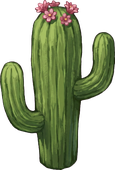
#> input picture assets/kit/v2/work/props/cactus_flower.png, 115 x 170 px, found by its file name; its folder holds only this picture in this run
$ python cut_props.py
#> lines starting #> are read from the running program, lines starting #| are printed output that depends on the picture
#> in process, img is the input picture: PIL image 115x170 RGBA; mean R, G, B, A 52.8, 61.6, 32.5, 136.3
#!/usr/bin/env python3
"""Prop pipeline: chroma-key the magenta background off generated prop paintings,
despill the edges, trim, scale to the atlas target size, measure the ground anchor."""
import os, sys, json
import numpy as np
from PIL import Image

SRC='props'; OUT='out/props'; os.makedirs(OUT, exist_ok=True)

# target max atlas pixel size per prop (w,h). Scaled to fit, aspect kept.
TARGET={
 'tree_ancient_large':(300,340),'tree_ancient_variant':(300,340),'tree_tall_cluster':(250,300),
 'tree_sapling':(150,150),'tree_bush_bright':(150,120),'rock_cliff_crag':(220,180),
 'river_stone_post':(80,110),'rock_boulder_mossy':(160,120),
 'palm_giant':(240,330),'palm_tall':(190,300),'palm_double':(260,300),
 'cactus_flower':(130,170),'cactus_small':(100,120),
 'ruin_pillar':(120,260),'ruin_column_fallen':(220,110),'ruin_stump':(130,130),
 'ruin_curb':(160,80),'desert_bone':(190,120),
 'bamboo_grove':(230,330),'tree_dead':(240,310),'tombstone':(110,140),
 'house_ruin':(280,240),'tree_cherry':(290,330),'lantern_stone':(100,160),
 'bridge_red_arch':(320,180),'shrine_stone':(170,230),'stalagmite':(170,260),
 'crystal_cluster':(170,190),'standing_stone':(150,230),'tree_dark_gnarled':(280,330),
 'house_prontera':(280,260),'tower_geffen':(200,340),'pier_post':(80,130),
 'torii_gate':(260,280),
}

def key_magenta(img):
    a=np.asarray(img.convert('RGB'),dtype=np.float32)
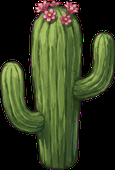
#> a: shape (170, 115, 3) float32; mean R, G, B 52.8, 61.6, 32.5
    r,g,b=a[...,0],a[...,1],a[...,2]
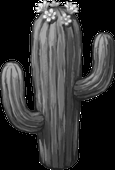
#> r: shape (170, 115) float32; min 0, max 255, mean 52.8
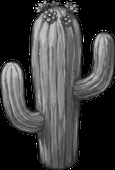
#> g: shape (170, 115) float32; min 0, max 255, mean 61.6
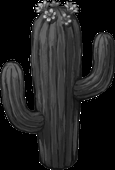
#> b: shape (170, 115) float32; min 0, max 255, mean 32.5
    # magenta-ness: red & blue high, green low
    mag=np.minimum(r,b)-g
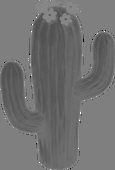
#> mag: shape (170, 115) float32; min -255, max 255, mean -29.1; drawn with min black and max white
    alpha=np.clip((80-mag)/60.0,0,1)          # mag>80 -> bg, mag<20 -> solid
    # despill: pull magenta cast out of semi pixels
    spill=np.clip(np.minimum(r,b)-g,0,255)*0.55*(alpha<1)*(alpha>0)
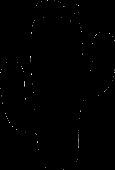
#> spill: shape (170, 115) float32; min 0, max 41.8, mean 0.1; drawn with min black and max white
    r2=r-spill; b2=b-spill
    out=np.dstack([r2,g,b2,alpha*255])
    return Image.fromarray(np.uint8(np.clip(out,0,255)),'RGBA')

def trim(img,thr=16):
    a=np.asarray(img)
    m=a[...,3]>thr
    ys,xs=np.where(m)
    if len(xs)==0: return img,(0,0)
    x0,x1,y0,y1=xs.min(),xs.max(),ys.min(),ys.max()
    return img.crop((x0,y0,x1+1,y1+1)),(x0,y0)

def clean(img,thr=24):
    """drop stray semi-transparent islands smaller than 0.2% of pixels"""
#> called with thr = 24
    try: from scipy import ndimage
    except ImportError: return img
    a=np.asarray(img).copy()
    m=a[...,3]>thr
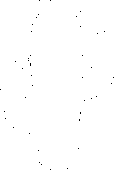
#> m: shape (170, 115) bool; 99.8% white; black in thin lines or dots
    lab,n=ndimage.label(m)
#> lab: shape (170, 115) int32; values 0 (black) and 1 (white), 99.8% white; black in thin lines or dots
#> n = 1
    if n>1:
        sizes=ndimage.sum(m,lab,range(1,n+1))
        keep=set(i+1 for i,s in enumerate(sizes) if s>=m.sum()*0.002)
        kill=~np.isin(lab,list(keep))
        a[...,3][kill]=0
    return Image.fromarray(a)

def process(name):
    img=Image.open(f'{SRC}/{name}.png')
    img=key_magenta(img)
    img=clean(img)
    img,_=trim(img)
#> in trim, `m=a[...,3]>thr`: m: shape (170, 115) bool; 99.8% white; black in thin lines or dots
#> in trim, `ys,xs=np.where(m)`: ys = 19506 values from 0 to 169; xs = 19506 values, max 114 at index 112, min 0 at index 0, mean 57.01
#> in trim, `x0,x1,y0,y1=xs.min(),xs.max(),ys.min(),ys.max()`: x0 = 0; x1 = 114; y0 = 0; y1 = 169
    tw,th=TARGET.get(name,(200,200))
    s=min(tw/img.width,th/img.height,1.0)
#> s = 1
    img=img.resize((max(1,int(img.width*s)),max(1,int(img.height*s))),Image.LANCZOS)
    # anchor: horizontal centre, bottom-most meaningfully-opaque row minus a small inset
    a=np.asarray(img)
    rows=np.where((a[...,3]>60).sum(axis=1)>max(2,img.width*0.04))[0]
#> rows = 170 values from 0 to 169
    ay=(int(rows[-1])-3) if len(rows) else img.height-4
#> ay = 166
    img.save(f'{OUT}/{name}.png')
    meta={'w':img.width,'h':img.height,'anchorX':img.width//2,'anchorY':max(1,ay)}
#> meta = {'w': 115, 'h': 170, 'anchorX': 57, 'anchorY': 166}
    print('prop',name,meta)
#| prop cactus_flower {'w': 115, 'h': 170, 'anchorX': 57, 'anchorY': 166}
    return meta

if __name__=='__main__':
    names=[n[:-4] for n in sorted(os.listdir(SRC)) if n.endswith('.png')]
    if len(sys.argv)>1: names=sys.argv[1:]
    metas={}
    for n in names: metas[n]=process(n)
    json.dump(metas,open(f'{OUT}/_anchors.json','w'),indent=1)
